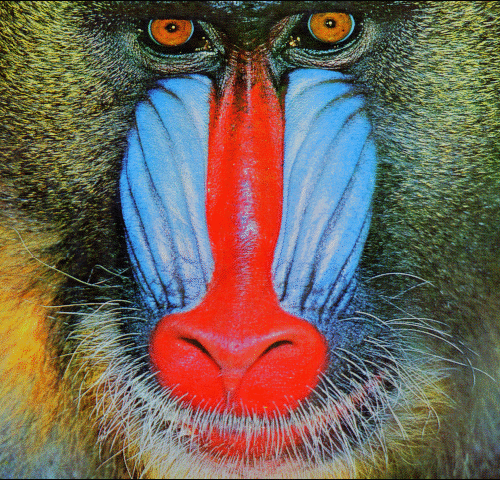
%> input picture baboon.jpg, 500 x 480 px
$ octave bit_plane_slicing.m   (GNU Octave 9; MATLAB toolbox functions it lacks are replaced by stand-ins)
%> lines starting %> are read from the running program, lines starting %| are printed output that depends on the picture; in (x1, y1, x2, y2) boxes, pixels count from 0 and x2, y2 are one past the last pixel; in counts of white or black regions, pixels touching at a corner belong together; the program's own positions count from 1
%Initializing
img = imread('baboon.jpg');
%> img is the input picture: size 480x500x3 uint8; mean R, G, B 113, 100.4, 88.6
gimg = rgb2gray(img);
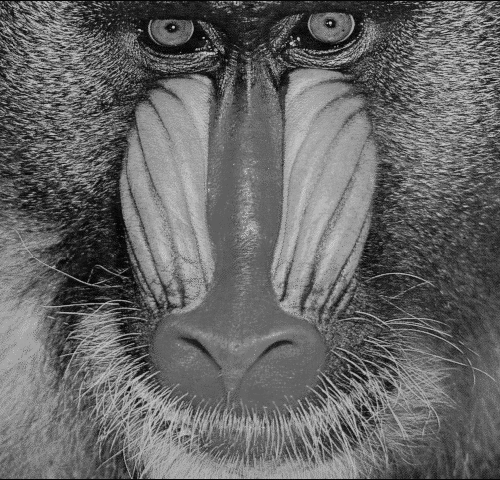
%> gimg: size 480x500 uint8; min 5, max 202, mean 102.8
n = size(gimg);
%> n = [480 500]
b = (uint8)(zeros(n(1), n(2), 8));

%Bit Plane Slicing
for p = 1 : 8
  b(:, :, p) = bitand(gimg, 2^(p - 1));
endfor

%Displaying Results
for p = 1 : 5
  subplot(3, 3, p), imshow((logical(b(:, :, p))))
endfor
%> this loop made 5 passes
%> pass 1, `imshow((logical(b(:, :, p))))`:
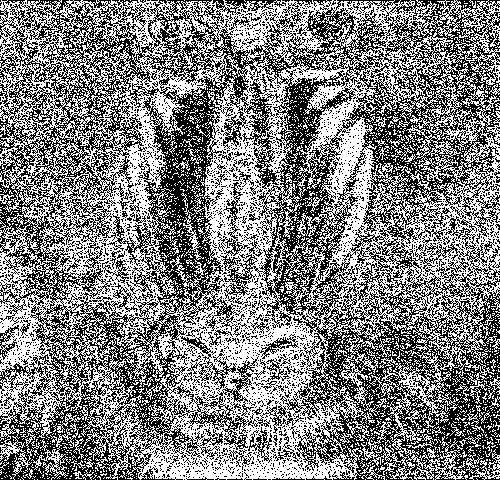
%> displayed picture: size 480x500 logical; 50.7% white; black in thin lines or dots
for p = 6 : 8
  subplot(3, 3, p), imshow(b(:, :, p))
endfor
%> this loop made 3 passes
%> pass 1, `imshow(b(:, :, p))`:
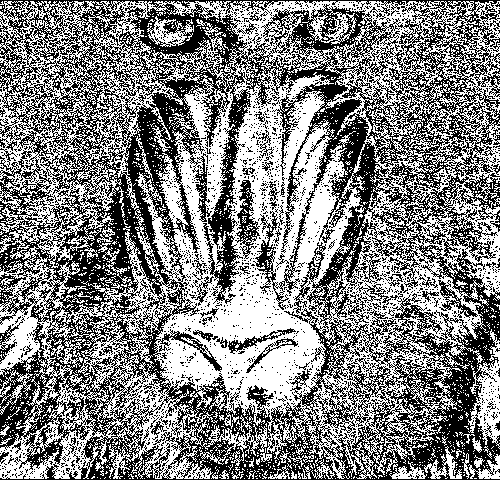
%> displayed picture: size 480x500, on the screen's scale of 0 to 255; values 0 (black) and 32 (white), 51.4% white; black in thin lines or dots
%> pass 2, `imshow(b(:, :, p))`:
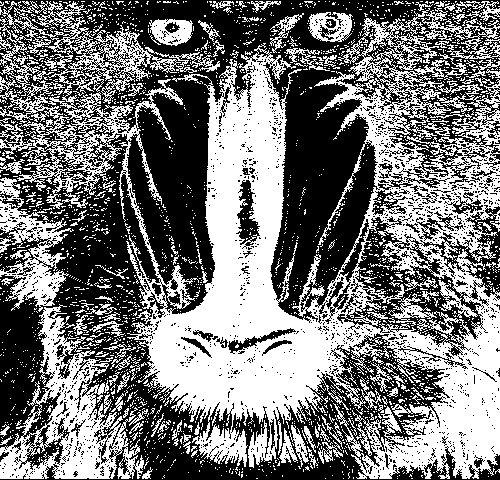
%> displayed picture: size 480x500, on the screen's scale of 0 to 255; values 0 (black) and 64 (white), 46.9% white; 2310 white regions (2173 under 20 px), largest, box (x1, y1, x2, y2) and area: (0, 1, 500, 479) 83658, (0, 304, 144, 479) 8864, (0, 177, 74, 312) 3553
subplot(3, 3, 9), imshow(gimg)
%> after `imshow(gimg)`:
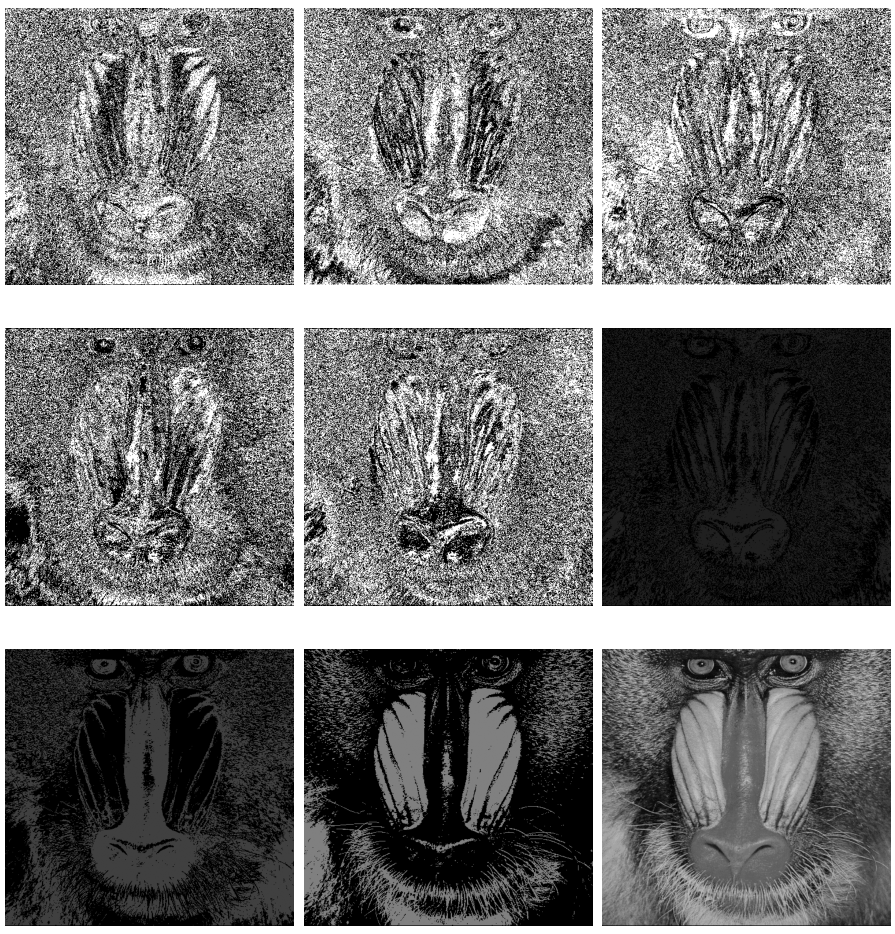
%> figure redrawn from the program's plot data, 9 panels

%Checking Results
reconstructed_gimg = (uint8)(zeros(n(1), n(2)));
for p = 1: 8
  reconstructed_gimg = reconstructed_gimg + b(:, :, p);
endfor
%> this loop made 8 passes
%> pass 2, `reconstructed_gimg = reconstructed_gimg + b(:, :, p);`:
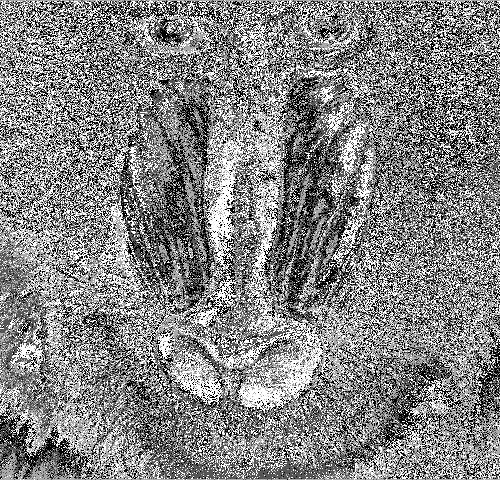
%> reconstructed_gimg: size 480x500 uint8; min 0, max 3, mean 1.55; drawn with min black and max white
%> pass 3, `reconstructed_gimg = reconstructed_gimg + b(:, :, p);`:
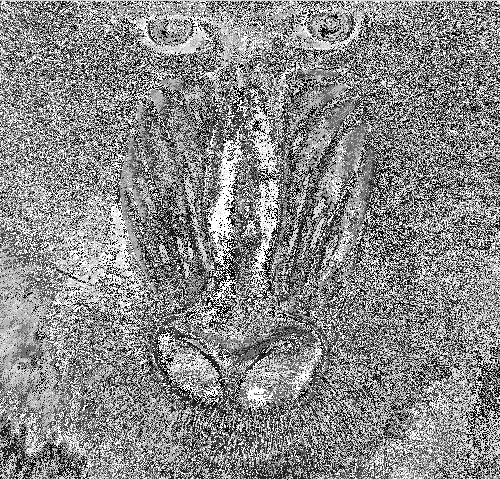
%> reconstructed_gimg: size 480x500 uint8; min 0, max 7, mean 3.77; drawn with min black and max white
difference = reconstructed_gimg - gimg;
%> difference: size 480x500 uint8; every value is 0
max_difference = max(max(difference));
%> max_difference = 0
min_difference = min(min(difference));
%> min_difference = 0
if max_difference == 0 && min_difference == 0
  disp("Result: OK");
else
  disp("Result: ERROR");
endif

$ run again, with camera.jpg copied over baboon.jpg
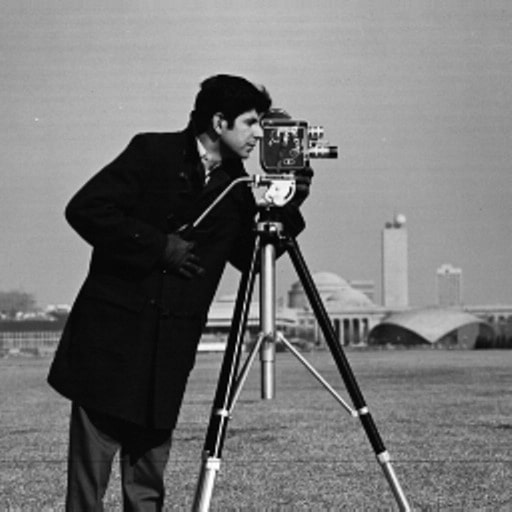
%> input picture camera.jpg, 512 x 512 px
%> img is the input picture: size 512x512x3 uint8; min 0, max 255, mean 118
%> the loop `for p = 1 : 5` made 5 passes
%> pass 1, `imshow((logical(b(:, :, p))))`:
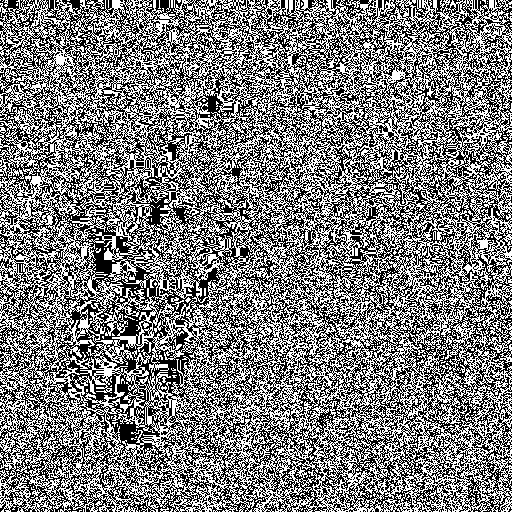
%> displayed picture: size 512x512 logical; 49.4% white in thin lines or dots
%> the loop `for p = 1: 8` made 8 passes
%> pass 3, `reconstructed_gimg = reconstructed_gimg + b(:, :, p);`:
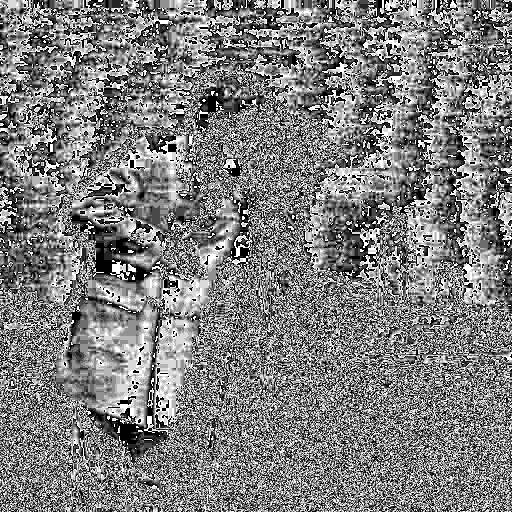
%> reconstructed_gimg: size 512x512 uint8; min 0, max 7, mean 3.49; drawn with min black and max white
%> difference: size 512x512 uint8; every value is 0
%> max_difference = 0
